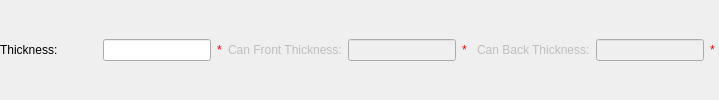
              <widget class="QWidget" name="absp_page_Flat">
               <layout class="QVBoxLayout" name="verticalLayout_4">
                <property name="margin">
                 <number>0</number>
                </property>
                <item>
                 <layout class="QGridLayout" name="gridLayout_5_thickness" columnminimumwidth="97,0,0,0,0,0,0,0,0">
                  <item row="0" column="2">
                   <widget class="QLabel" name="absp_valts">
                    <property name="styleSheet">
                     <string notr="true">color: rgb(255, 0, 0);</string>
                    </property>
                    <property name="text">
                     <string>*</string>
                    </property>
                   </widget>
                  </item>
                  <item row="0" column="5">
                   <widget class="QLabel" name="absp_valtc1">
                    <property name="enabled">
                     <bool>false</bool>
                    </property>
                    <property name="sizePolicy">
                     <sizepolicy hsizetype="Fixed" vsizetype="Preferred">
                      <horstretch>0</horstretch>
                      <verstretch>0</verstretch>
                     </sizepolicy>
                    </property>
                    <property name="minimumSize">
                     <size>
                      <width>9</width>
                      <height>24</height>
                     </size>
                    </property>
                    <property name="styleSheet">
                     <string notr="true">color: rgb(255, 0, 0);</string>
                    </property>
                    <property name="text">
                     <string>*</string>
                    </property>
                   </widget>
                  </item>
                  <item row="0" column="8">
                   <widget class="QLabel" name="absp_valtc2">
                    <property name="enabled">
                     <bool>false</bool>
                    </property>
                    <property name="sizePolicy">
                     <sizepolicy hsizetype="Fixed" vsizetype="Preferred">
                      <horstretch>0</horstretch>
                      <verstretch>0</verstretch>
                     </sizepolicy>
                    </property>
                    <property name="minimumSize">
                     <size>
                      <width>9</width>
                      <height>24</height>
                     </size>
                    </property>
                    <property name="styleSheet">
                     <string notr="true">color: rgb(255, 0, 0);</string>
                    </property>
                    <property name="text">
                     <string>*</string>
                    </property>
                   </widget>
                  </item>
                  <item row="0" column="7">
                   <widget class="QLineEdit" name="absp_letc2">
                    <property name="enabled">
                     <bool>false</bool>
                    </property>
                    <property name="sizePolicy">
                     <sizepolicy hsizetype="Preferred" vsizetype="Fixed">
                      <horstretch>0</horstretch>
                      <verstretch>0</verstretch>
                     </sizepolicy>
                    </property>
                    <property name="text">
                     <string/>
                    </property>
                   </widget>
                  </item>
                  <item row="0" column="6">
                   <widget class="QLabel" name="absp_lbtc2">
                    <property name="enabled">
                     <bool>false</bool>
                    </property>
                    <property name="text">
                     <string>Can Back Thickness:</string>
                    </property>
                   </widget>
                  </item>
                  <item row="0" column="3">
                   <widget class="QLabel" name="absp_lbtc1">
                    <property name="enabled">
                     <bool>false</bool>
                    </property>
                    <property name="text">
                     <string>Can Front Thickness:</string>
                    </property>
                   </widget>
                  </item>
                  <item row="0" column="0">
                   <widget class="QLabel" name="absp_lbts">
                    <property name="text">
                     <string>Thickness:</string>
                    </property>
                   </widget>
                  </item>
                  <item row="0" column="4">
                   <widget class="QLineEdit" name="absp_letc1">
                    <property name="enabled">
                     <bool>false</bool>
                    </property>
                    <property name="sizePolicy">
                     <sizepolicy hsizetype="Preferred" vsizetype="Fixed">
                      <horstretch>0</horstretch>
                      <verstretch>0</verstretch>
                     </sizepolicy>
                    </property>
                    <property name="text">
                     <string/>
                    </property>
                   </widget>
                  </item>
                  <item row="0" column="1">
                   <widget class="QLineEdit" name="absp_lets">
                    <property name="sizePolicy">
                     <sizepolicy hsizetype="Preferred" vsizetype="Fixed">
                      <horstretch>0</horstretch>
                      <verstretch>0</verstretch>
                     </sizepolicy>
                    </property>
                    <property name="text">
                     <string/>
                    </property>
                   </widget>
                  </item>
                 </layout>
                </item>
               </layout>
              </widget>
